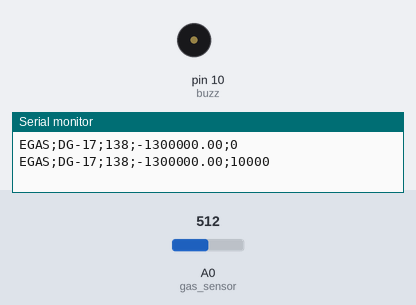
Simulated run of this sketch. Board: Arduino Uno, built with avr-gcc and run on an emulated ATmega328P. Parts: buzzer (waves = sounding, pin HIGH), the last lines printed to the serial monitor. The test bench sets the inputs (shaded band); at power-on: A0 (gas_sensor) = 512.

Above: at 10.8 s.
10.9 s: A0 (gas_sensor) set to 815
21.2 s: A0 (gas_sensor) set to 840
At 24.0 s:
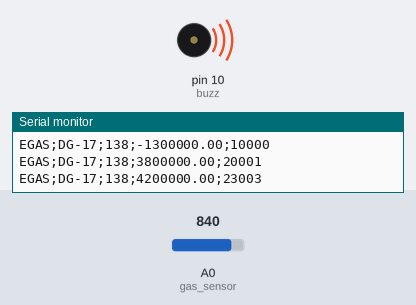
31.2 s: A0 (gas_sensor) set to 755
41.2 s: A0 (gas_sensor) set to 727
At 44.1 s:
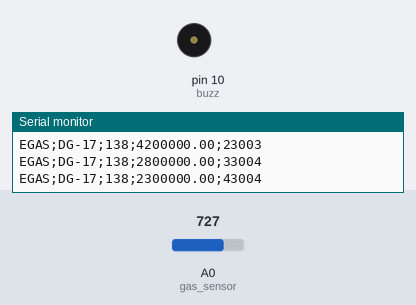
51.2 s: A0 (gas_sensor) set to 900
At 54.1 s:
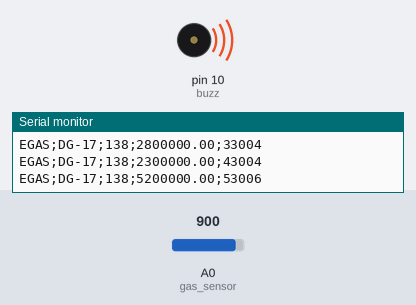
Timing chart, 0 to 55.6 s (numbered marks = the images above; inputs shaded):
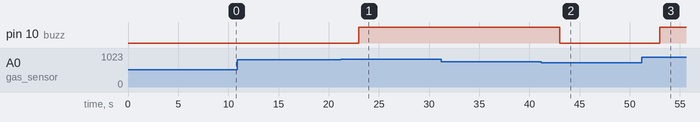

Measured:
- the behaviour switches between 825 and 826 on A0 (gas_sensor) (found by bisection; images 0 and 1)
- the behaviour switches between 743 and 742 on A0 (gas_sensor) (found by bisection; images 1 and 2)
- after the input at 21.2 s, pin 10 (buzz): LOW → HIGH after 1.8 s
- after the input at 41.2 s, pin 10 (buzz): HIGH → LOW after 1.8 s
- after the input at 51.2 s, pin 10 (buzz): LOW → HIGH after 1.8 s

The sketch:

DG-17.ino
```cpp
int gas_sensor = A0;
int buzz = 10;

const int variacao_maxima = 30;
float sensor_value_fx = 0;

const char* idGasA0 = "138";
const char* nameGasA0 = "DG-17";
int minimo = 0;
int maximo = 50;

void setup() {

    Serial.begin(9600); //Baud rate
    pinMode(gas_sensor, INPUT); //Set gas sensor as input
    pinMode(buzz, OUTPUT);
}

void loop() {

    float sensorValue = analogRead(gas_sensor);

    float LEL = map(sensorValue, 590, 884, minimo, maximo);

    if (LEL >= 40){
      digitalWrite(buzz, HIGH);
    }
    if (LEL <= 25){
       digitalWrite(buzz, LOW);
   }


    Serial.println(
      String("EGAS") + ";" +
      String(nameGasA0) + ";" +
      String(idGasA0) + ";" +
      String(LEL * 100000) + ";" +
      String(millis())
    );

//    Serial.println(sensorValue);
//    Serial.println(LEL);


    int variacao = abs(((sensorValue - sensor_value_fx) / sensor_value_fx) * 100);

    //Definir minimo de variação para envio imediato, ou espera
    if (variacao > variacao_maxima)
    {
      delay(3000); // mudar para 3000
    }
    else {
      delay(10000); // mudar para 10000
    }

    sensor_value_fx = sensorValue;
}
```
